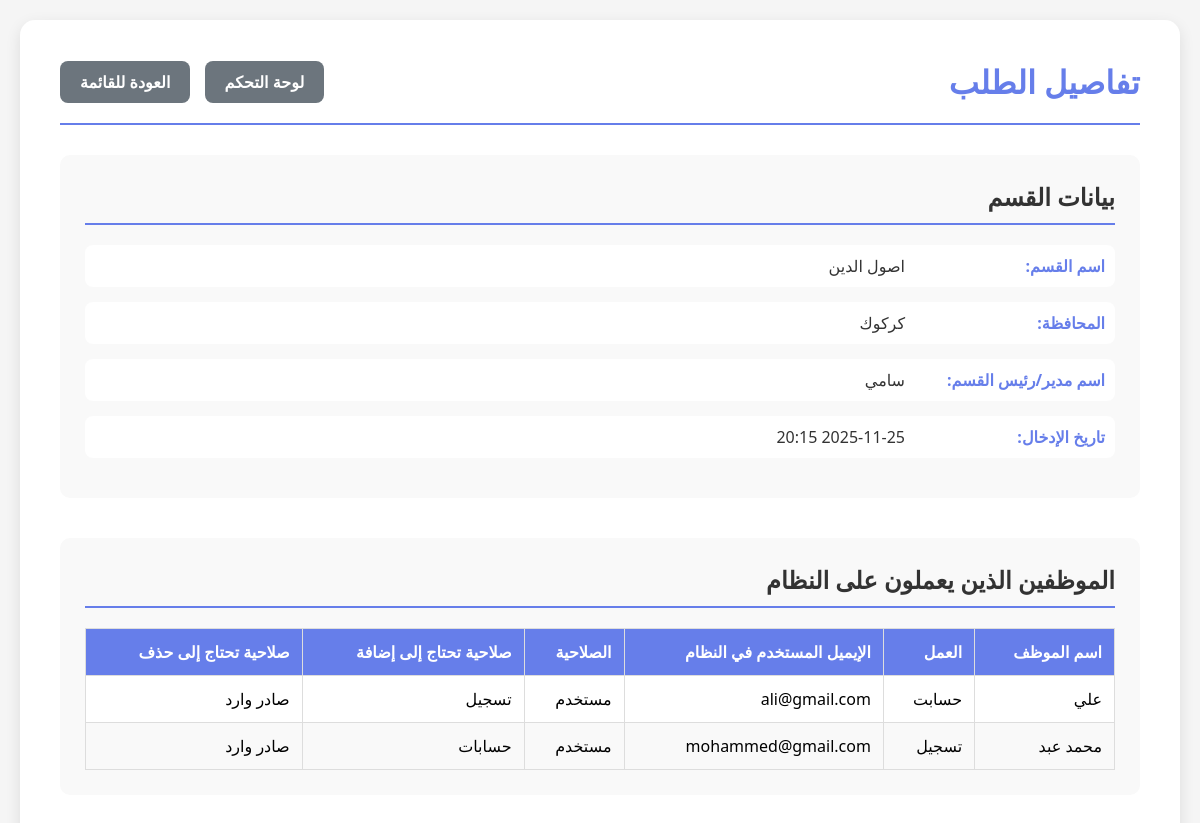
Screenshot of /request/2/ (signed in) with the database file from the repository.
### manageforms/models.py (models this page shows, shortened)
class FormDepartment(models.Model):
    name = models.CharField(max_length=255, verbose_name="اسم القسم")
    governorate = models.CharField(max_length=255, verbose_name="المحافظة")
    manager_name = models.CharField(max_length=255, verbose_name="اسم مدير أو رئيس القسم")
    manager_email = models.EmailField(max_length=255, blank=True, verbose_name="إيميل رئيس القسم")
    manager_phone = models.CharField(max_length=20, blank=True, verbose_name="رقم هاتف رئيس القسم")
    created_at = models.DateTimeField(auto_now_add=True)
    updated_at = models.DateTimeField(auto_now=True)
    class Meta:
        verbose_name = "قسم الاستمارة"
        verbose_name_plural = "أقسام الاستمارات"

class StaffDetails(models.Model):
    PERMISSION_CHOICES = [
        ('admin', 'مدير'),
        ('user', 'مستخدم'),
        ('viewer', 'مشاهد'),
    ]
    name = models.CharField(max_length=255, verbose_name="اسم الموظف")
    job = models.CharField(max_length=255, verbose_name="العمل")
    email = models.EmailField(max_length=255, verbose_name="الإيميل المستخدم في النظام")
    permission = models.CharField(max_length=50, choices=PERMISSION_CHOICES, default='user', verbose_name="الصلاحية")
    permission_to_add = models.CharField(max_length=255, blank=True, verbose_name="صلاحية تحتاج إلى إضافة")
    permission_to_delete = models.CharField(max_length=255, blank=True, verbose_name="صلاحية تحتاج إلى حذف")
    department = models.ForeignKey(FormDepartment, on_delete=models.CASCADE, verbose_name="القسم")
    created_at = models.DateTimeField(auto_now_add=True)
    updated_at = models.DateTimeField(auto_now=True)
    class Meta:
        verbose_name = "تفاصيل الموظف"
        verbose_name_plural = "تفاصيل الموظفين"

### manageforms/views.py (the view)
# urls.py: path('request/<int:department_id>/', views.request_detail, name='request_detail'),
@login_required
def request_detail(request, department_id):
    try:
        department = FormDepartment.objects.get(id=department_id)
        staff_members = StaffDetails.objects.filter(department=department)
        return render(request, 'manageforms/request_detail.html', {
            'department': department,
            'staff_members': staff_members
        })
    except FormDepartment.DoesNotExist:
        messages.error(request, 'الطلب المطلوب غير موجود')
        return redirect('requests_list')

### templates/manageforms/request_detail.html (shortened to what this page needs)
<!DOCTYPE html>
<html lang="ar" dir="rtl">
<head>
</head>
<body>
    <div class="container">
        <div class="header">
            <h1>تفاصيل الطلب</h1>
            <div>
                <a href="{% url 'dashboard' %}" class="btn btn-secondary" style="margin-left: 10px;">لوحة التحكم</a>
                <a href="{% url 'requests_list' %}" class="btn btn-secondary">العودة للقائمة</a>
            </div>
        </div>
        <div class="section">
            <h2 class="section-title">بيانات القسم</h2>
            <div class="info-row">
                <span class="info-label">اسم القسم:</span>
                <span class="info-value">{{ department.name }}</span>
            </div>
            <div class="info-row">
                <span class="info-label">المحافظة:</span>
                <span class="info-value">{{ department.governorate }}</span>
            </div>
            <div class="info-row">
                <span class="info-label">اسم مدير/رئيس القسم:</span>
                <span class="info-value">{{ department.manager_name }}</span>
            </div>
            <div class="info-row">
                <span class="info-label">تاريخ الإدخال:</span>
                <span class="info-value">{{ department.created_at|date:"Y-m-d H:i" }}</span>
            </div>
        </div>
        <div class="section">
            <h2 class="section-title">الموظفين الذين يعملون على النظام</h2>
            {% if staff_members %}
            <table>
                <thead>
                    <tr>
                        <th>اسم الموظف</th>
                        <th>العمل</th>
                        <th>الإيميل المستخدم في النظام</th>
                        <th>الصلاحية</th>
                        <th>صلاحية تحتاج إلى إضافة</th>
                        <th>صلاحية تحتاج إلى حذف</th>
                    </tr>
                </thead>
                <tbody>
                    {% for staff in staff_members %}
                    <tr>
                        <td>{{ staff.name }}</td>
                        <td>{{ staff.job }}</td>
                        <td>{{ staff.email }}</td>
                        <td>{{ staff.get_permission_display }}</td>
                        <td>{{ staff.permission_to_add|default:"-" }}</td>
                        <td>{{ staff.permission_to_delete|default:"-" }}</td>
                    </tr>
                    {% endfor %}
                </tbody>
            </table>
            {% else %}
            <p style="text-align: center; color: #999; padding: 20px;">لا يوجد موظفين مسجلين</p>
            {% endif %}
        </div>
    </div>
</body>
</html>

### templates/manageforms/request_detail.html (style rules this page uses)
* { margin: 0; padding: 0; box-sizing: border-box; }
body { font-family: 'Segoe UI', Tahoma, Geneva, Verdana, sans-serif; background: #f5f5f5; padding: 20px; direction: rtl; }
.container { max-width: 1400px; margin: 0 auto; background: white; border-radius: 15px; box-shadow: 0 5px 15px rgba(0, 0, 0, 0.1); padding: 40px; }
.header { display: flex; justify-content: space-between; align-items: center; margin-bottom: 30px; padding-bottom: 20px; border-bottom: 2px solid #667eea; }
h1 { color: #667eea; font-size: 2em; }
.section { margin-bottom: 40px; padding: 25px; background: #f9f9f9; border-radius: 10px; }
.section-title { color: #333; font-size: 1.5em; margin-bottom: 20px; border-bottom: 2px solid #667eea; padding-bottom: 10px; }
.info-row { display: flex; margin-bottom: 15px; padding: 10px; background: white; border-radius: 8px; }
.info-label { font-weight: 600; color: #667eea; width: 200px; }
.info-value { color: #333; }
table { width: 100%; border-collapse: collapse; margin-top: 20px; background: white; }
th, td { padding: 12px; text-align: right; border: 1px solid #ddd; }
th { background: #667eea; color: white; font-weight: 600; }
tr:nth-child(even) { background: #f9f9f9; }
.btn { padding: 10px 20px; font-size: 1em; border: none; border-radius: 8px; cursor: pointer; transition: all 0.3s; font-weight: 600; text-decoration: none; display: inline-block; }
.btn-secondary { background: #6c757d; color: white; }

### rows the page displays
FormDepartment: name "اصول الدين", governorate "كركوك", manager_name "سامي", created_at "2025-11-25 20:15"
StaffDetails: name "علي", job "حسابت", email "ali@gmail.com", permission "مستخدم", permission_to_add "تسجيل", permission_to_delete "صادر وارد"
StaffDetails: name "محمد عبد", job "تسجيل", email "mohammed@gmail.com", permission "مستخدم", permission_to_add "حسابات", permission_to_delete "صادر وارد"
